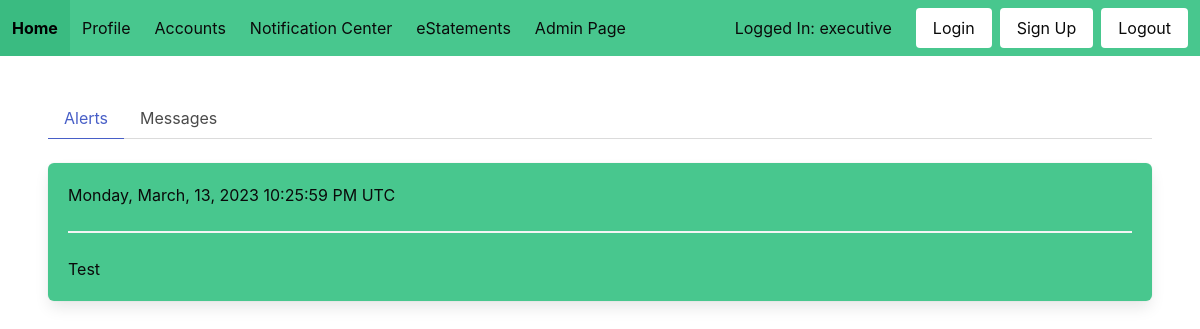
/alerts/ (signed in), run on an earlier commit of the app's database.
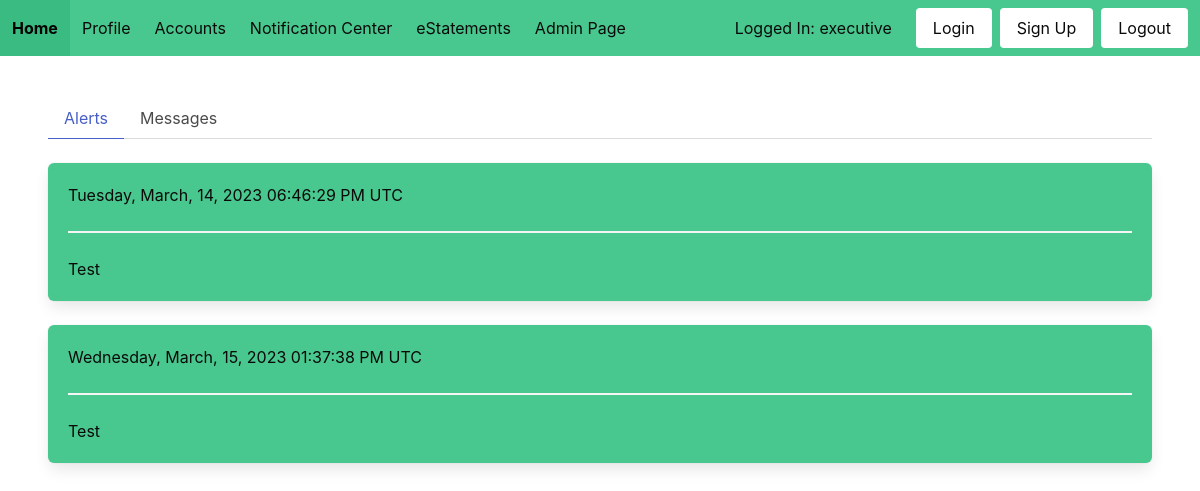
And on a later commit of the database.
### website/models.py (models this page shows)
class Alerts(db.Model):
    id = db.Column(db.Integer, primary_key=True)
    date = db.Column(db.DateTime, server_default=func.now())
    content = db.Column(db.String(5000))

### website/main/routes.py (the view)
@main.route('/alerts/')
@login_required
def alerts():
    alerts = get_alerts()
    return render_template('alerts.html', alerts=alerts)

### website/models.py (called while the page is built)
@login_manager.user_loader
def load_user(id):
    return User.query.get(int(id))

### website/utils/format.py (called while the page is built)
def format_date_1(dt: datetime):
    weekday_map = {0: 'Monday', 1: 'Tuesday', 2: 'Wednesday', 3: 'Thursday',
                   4: 'Friday', 5: 'Saturday', 6: 'Sunday'}
    month_map = {1: 'January', 2: 'February', 3: 'March', 4: 'April', 5: 'May',
                 6: 'June', 7: 'July', 8: 'August', 9: 'September',
                 10: 'October', 11: 'November', 12: 'December'}
    weekday = weekday_map[dt.weekday()]
    month = month_map[dt.month]
    hour = dt.hour
    period = 'AM'
    if dt.hour >= 12:
        period = 'PM'
    if dt.hour >= 13:
        hour -= 12
    elif dt.hour < 1:
        hour += 12
    time_str = f'{hour:02}:{dt.minute:02}:{dt.second:02} {period}'
    res = f'{weekday}, {month}, {dt.day:02}, {dt.year} {time_str} UTC'
    return res

### website/utils/utils.py (called while the page is built)
def get_alerts():
    alerts = Alerts.query.all()
    res = []
    for alert in alerts:
        formatted = {}
        formatted['date'] = format_date_1(alert.date)
        formatted['content'] = alert.content
        res.append(formatted)
    return res

### website/templates/alerts.html (shortened to what this page needs)
{% extends "base.html" %}
{% block content %}
<div class="tabs">
    <ul>
        <li class="is-active"><a href="{{ url_for('main.alerts') }}">Alerts</a></li>
        <li><a href="{{ url_for('main.messages') }}">Messages</a></li>
    </ul>
</div>
{% for alert in alerts %}
<div class="box has-background-success has-text-black">
    <p>{{ alert['date'] }}</p>
    <hr>
    <p>{{ alert['content'] }}</p>
</div>
{% endfor %}
{% endblock %}

What changed in the data, as far as the page shows it:
changed Alerts (number 1 of 2 on the later page): date "Monday, March, 13, 2023 10:25:59 PM UTC" → "Tuesday, March, 14, 2023 06:46:29 PM UTC"
added Alerts: date "Wednesday, March, 15, 2023 01:37:38 PM UTC", content "Test"
